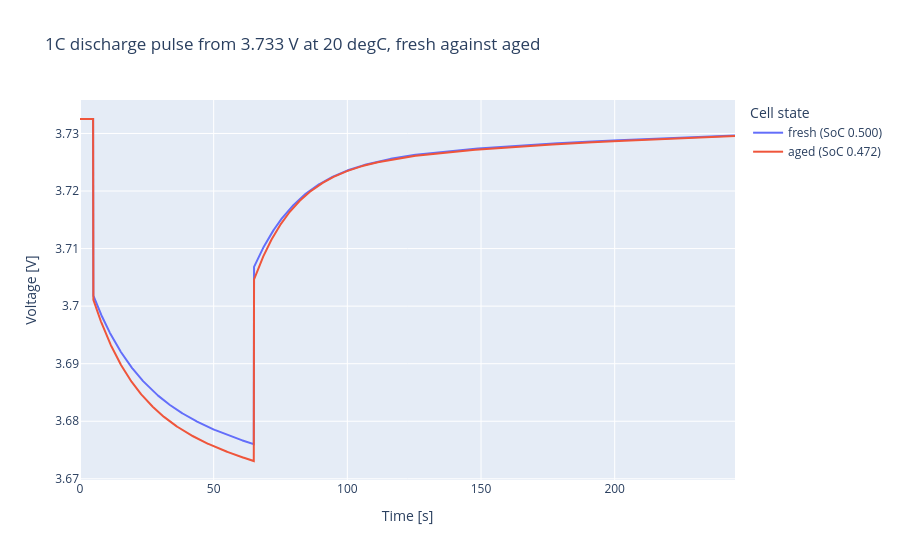

Notebook code for this chart:
### Markdown cell above
To compare the pulses from the same starting voltage instead of the same SoC, invert each cell's OCV curve for the SoC at which it rests at a target voltage, here the fresh OCV at 0.5 SoC. The aged SoC then falls between breakpoints, so the R and C tables are interpolated linearly in SoC. Each pulse follows a 5 s rest at 0 A.

### Code cell
def soc_at_ocv(ecm, voltage):
    """SoC at which the cell rests at ``voltage`` on its mean OCV curve."""
    ocv = ecm.ocv.sort_values("soc")
    volts = ocv["mean_voltage_V"].to_numpy()
    if np.any(np.diff(volts) < 0):
        raise ValueError("Mean OCV is not monotonic in SoC, so it cannot be inverted.")
    if not volts[0] <= voltage <= volts[-1]:
        raise ValueError(f"{voltage:.3f} V is outside the OCV range of this cell.")
    return float(np.interp(voltage, volts, ocv["soc"].to_numpy()))


def table_at(ecm, table, soc, temp_degC, c_rate):
    """A discharge table read at any SoC, linear between the SoC breakpoints."""
    i_temp = int(np.argmin(np.abs(ecm.temp_grid_degC - temp_degC)))
    i_rate = int(np.argmin(np.abs(ecm.discharge_c_rates - c_rate)))
    if not np.isclose(ecm.temp_grid_degC[i_temp], temp_degC):
        raise ValueError(f"{temp_degC:g} degC is not on this ECM's temperature grid.")
    if not np.isclose(ecm.discharge_c_rates[i_rate], c_rate):
        raise ValueError(f"{c_rate:g}C is not on this ECM's discharge C-rate grid.")
    column = table[:, i_temp, i_rate]
    finite = np.isfinite(column)
    return float(np.interp(soc, ecm.soc_grid[finite], column[finite]))


def pulse_from_soc(
    ecm, soc, temp_degC, c_rate, amps, t_pre_s=5.0, t_pulse_s=60.0, t_rest_s=180.0
):
    """Terminal voltage for a 0 A rest, one discharge pulse, then a rest."""
    v_ocv = float(np.interp(soc, ecm.ocv["soc"], ecm.ocv["mean_voltage_V"]))
    time_s = np.arange(0.0, t_pre_s + t_pulse_s + t_rest_s + 0.05, 0.1)
    t_on = time_s - t_pre_s  # time since the pulse started
    on = (t_on >= 0.0) & (t_on <= t_pulse_s)
    after = t_on > t_pulse_s
    voltage = np.full_like(time_s, v_ocv)
    voltage[on] -= amps * table_at(ecm, ecm.r0("discharge"), soc, temp_degC, c_rate)
    for k in range(1, ecm.n_rc + 1):
        r_k = table_at(ecm, ecm.r(k, "discharge"), soc, temp_degC, c_rate)
        tau_k = r_k * table_at(ecm, ecm.c(k, "discharge"), soc, temp_degC, c_rate)
        voltage[on] -= amps * r_k * (1.0 - np.exp(-t_on[on] / tau_k))
        u_end = amps * r_k * (1.0 - np.exp(-t_pulse_s / tau_k))
        voltage[after] -= u_end * np.exp(-(t_on[after] - t_pulse_s) / tau_k)
    return time_s, voltage


temp_degC, c_rate = 20.0, 1.0
v_start = float(np.interp(0.5, fresh.ocv["soc"], fresh.ocv["mean_voltage_V"]))
amps = c_rate * fresh.capacity  # the same current through both cells

fig = go.Figure()
for label, ecm in (("fresh", fresh), ("aged", aged)):
    soc = soc_at_ocv(ecm, v_start)
    time_s, voltage = pulse_from_soc(ecm, soc, temp_degC, c_rate, amps)
    fig.add_trace(
        go.Scatter(x=time_s, y=voltage, mode="lines", name=f"{label} (SoC {soc:.3f})")
    )
fig.update_layout(
    title=f"{c_rate:g}C discharge pulse from {v_start:.3f} V at {temp_degC:g} degC, "
    "fresh against aged",
    xaxis_title="Time [s]",
    yaxis_title="Voltage [V]",
    legend_title="Cell state",
)
fig

### Figure 1 — Plotly figure (JSON) as saved in the notebook; plotly's stock layout.template omitted (floating-point values rounded to 4 significant figures; data arrays with more than 128 entries replaced by an {"elided": "..."} marker saying what was removed)
{"data": [{"mode": "lines", "name": "fresh (SoC 0.500)", "type": "scatter", "x": {"elided": "2451 float values"}, "y": {"elided": "2451 float values"}}, {"mode": "lines", "name": "aged (SoC 0.472)", "type": "scatter", "x": {"elided": "2451 float values"}, "y": {"elided": "2451 float values"}}], "layout": {"legend": {"title": {"text": "Cell state"}}, "title": {"text": "1C discharge pulse from 3.733 V at 20 degC, fresh against aged"}, "xaxis": {"title": {"text": "Time [s]"}}, "yaxis": {"title": {"text": "Voltage [V]"}}}}
